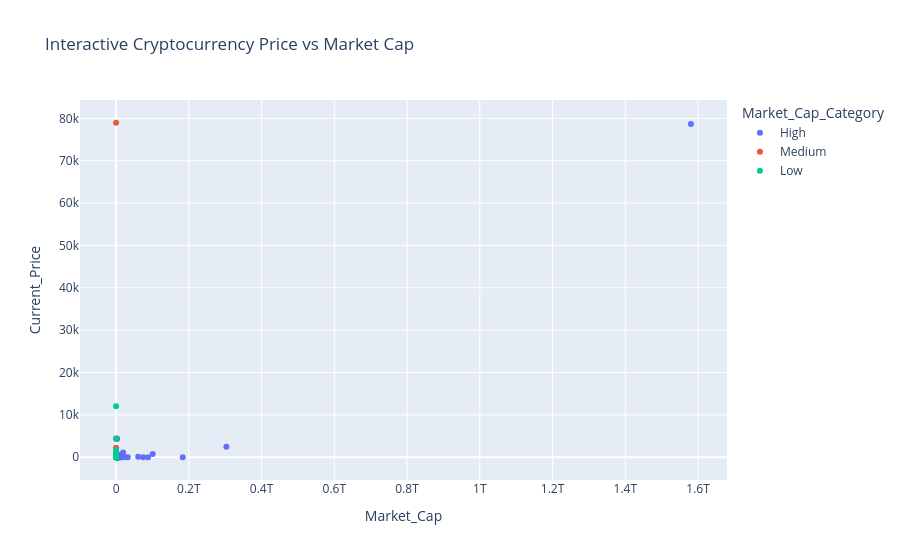

This figure's notebook cell:
### Code cell
# Interactive Price vs Market Cap

fig = px.scatter(
    df,
    x="Market_Cap",
    y="Current_Price",
    hover_name="Name",
    color="Market_Cap_Category",
    title="Interactive Cryptocurrency Price vs Market Cap"
)

fig.show()

### Figure 1 — Plotly figure (JSON) as saved in the notebook; plotly's stock layout.template omitted (floating-point values rounded to 4 significant figures; data arrays with more than 128 entries replaced by an {"elided": "..."} marker saying what was removed)
{"data": [{"hovertemplate": "<b>%{hovertext}</b><br><br>Market_Cap_Category=High<br>Market_Cap=%{x}<br>Current_Price=%{y}<extra></extra>", "hovertext": {"elided": "167 str values"}, "legendgroup": "High", "marker": {"color": "#636efa", "symbol": "circle"}, "mode": "markers", "name": "High", "orientation": "v", "showlegend": true, "type": "scatter", "x": {"elided": "167 int values"}, "xaxis": "x", "y": {"elided": "167 float values"}, "yaxis": "y"}, {"hovertemplate": "<b>%{hovertext}</b><br><br>Market_Cap_Category=Medium<br>Market_Cap=%{x}<br>Current_Price=%{y}<extra></extra>", "hovertext": {"elided": "166 str values"}, "legendgroup": "Medium", "marker": {"color": "#EF553B", "symbol": "circle"}, "mode": "markers", "name": "Medium", "orientation": "v", "showlegend": true, "type": "scatter", "x": {"elided": "166 int values"}, "xaxis": "x", "y": {"elided": "166 float values"}, "yaxis": "y"}, {"hovertemplate": "<b>%{hovertext}</b><br><br>Market_Cap_Category=Low<br>Market_Cap=%{x}<br>Current_Price=%{y}<extra></extra>", "hovertext": {"elided": "167 str values"}, "legendgroup": "Low", "marker": {"color": "#00cc96", "symbol": "circle"}, "mode": "markers", "name": "Low", "orientation": "v", "showlegend": true, "type": "scatter", "x": {"elided": "167 int values"}, "xaxis": "x", "y": {"elided": "167 float values"}, "yaxis": "y"}], "layout": {"legend": {"title": {"text": "Market_Cap_Category"}, "tracegroupgap": 0}, "title": {"text": "Interactive Cryptocurrency Price vs Market Cap"}, "xaxis": {"anchor": "y", "domain": [0, 1], "title": {"text": "Market_Cap"}}, "yaxis": {"anchor": "x", "domain": [0, 1], "title": {"text": "Current_Price"}}}}
